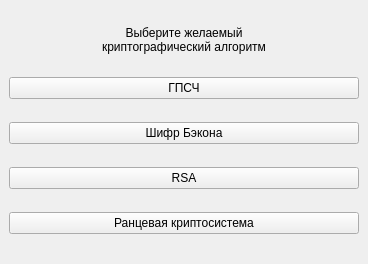
<?xml version="1.0" encoding="UTF-8"?>
<ui version="4.0">
 <class>MainWindow</class>
 <widget class="QMainWindow" name="MainWindow">
  <property name="geometry">
   <rect>
    <x>0</x>
    <y>0</y>
    <width>368</width>
    <height>264</height>
   </rect>
  </property>
  <property name="windowTitle">
   <string>КМЗИ</string>
  </property>
  <property name="styleSheet">
   <string notr="true"/>
  </property>
  <widget class="QWidget" name="centralwidget">
   <layout class="QVBoxLayout" name="verticalLayout">
    <item>
     <widget class="QLabel" name="label">
      <property name="sizePolicy">
       <sizepolicy hsizetype="Preferred" vsizetype="Fixed">
        <horstretch>0</horstretch>
        <verstretch>0</verstretch>
       </sizepolicy>
      </property>
      <property name="text">
       <string>Выберите желаемый
криптографический алгоритм</string>
      </property>
      <property name="alignment">
       <set>Qt::AlignCenter</set>
      </property>
     </widget>
    </item>
    <item>
     <widget class="QPushButton" name="generatorButton">
      <property name="text">
       <string>ГПСЧ</string>
      </property>
     </widget>
    </item>
    <item>
     <widget class="QPushButton" name="baconButton">
      <property name="text">
       <string>Шифр Бэкона</string>
      </property>
     </widget>
    </item>
    <item>
     <widget class="QPushButton" name="rsaButton">
      <property name="text">
       <string>RSA</string>
      </property>
     </widget>
    </item>
    <item>
     <widget class="QPushButton" name="knapknapsackButton">
      <property name="text">
       <string>Ранцевая криптосистема</string>
      </property>
     </widget>
    </item>
   </layout>
  </widget>
 </widget>
 <resources/>
 <connections/>
</ui>
